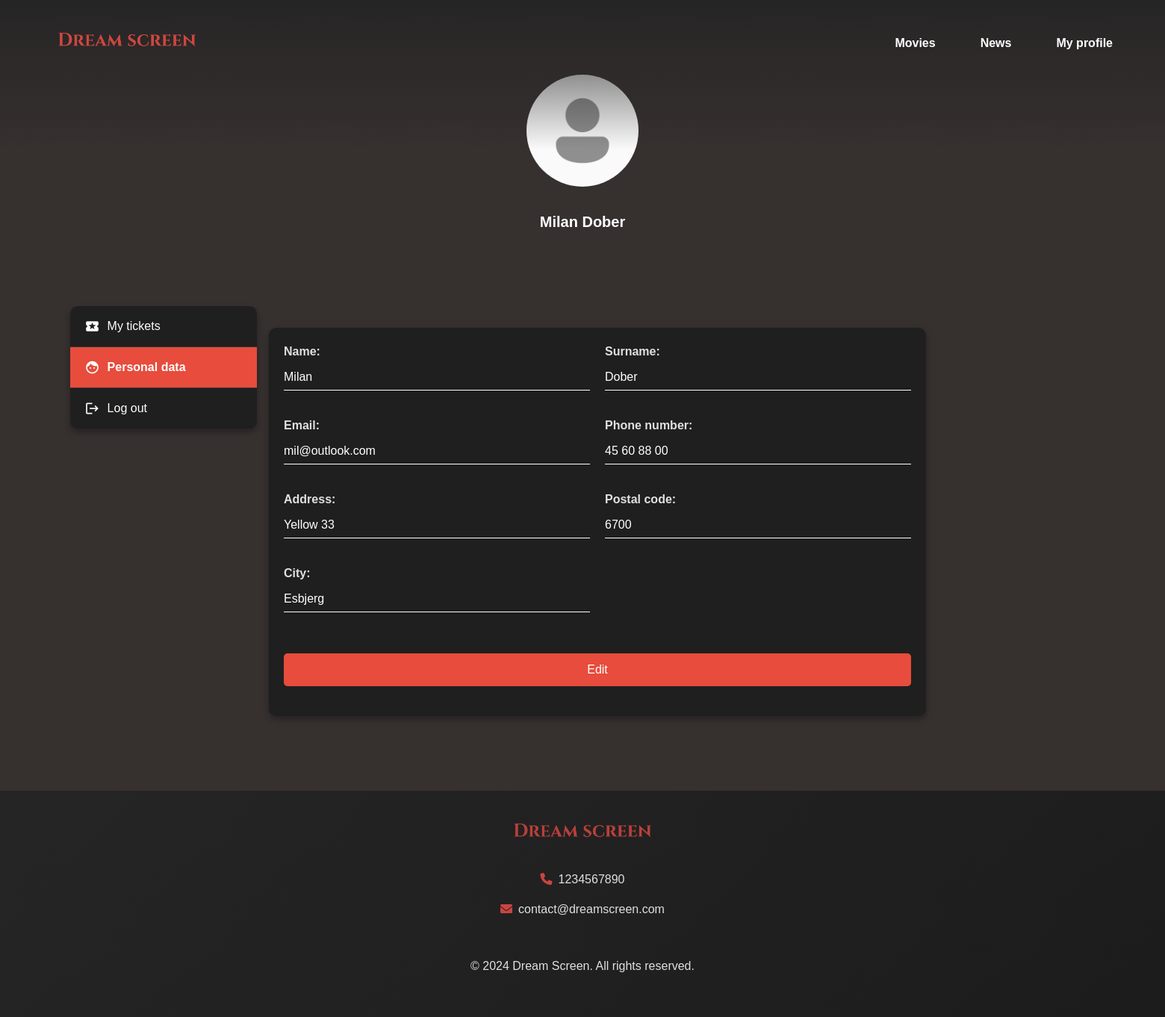
Page /user_profile/views/user_data.php (signed in) on the committed database.
### tables this page shows
CREATE TABLE User (
    userID INT AUTO_INCREMENT PRIMARY KEY,
    firstName VARCHAR(80) NOT NULL,
    lastName VARCHAR(80) NOT NULL,
    email VARCHAR(100) NOT NULL,
    userPicture VARCHAR(255),
    phoneNumber VARCHAR(11),
    password VARCHAR(100) NOT NULL,
    street VARCHAR(100),
    postalCode VARCHAR(4),
    FOREIGN KEY (postalCode) REFERENCES PostalCode(postalCode)
);

CREATE TABLE PostalCode (
    postalCode VARCHAR(4) NOT NULL PRIMARY KEY,
    city CHAR(80) NOT NULL
);

CREATE TABLE Cinema (
    cinemaID INT AUTO_INCREMENT PRIMARY KEY,
    name VARCHAR(100) NOT NULL,
    phoneNumber VARCHAR(15),
    email VARCHAR(100),
    street VARCHAR(100),
    postalCode VARCHAR(4),
    description TEXT,
    FOREIGN KEY (postalCode) REFERENCES PostalCode(postalCode)
);

### user_profile/templates/user_sidebar_logic.php (called while the page is built, shortened)
<?php
require_once '../classes/user.php';
$userID = $_SESSION['user_id'];
$user = new User();
$currentPage = basename($_SERVER['PHP_SELF']);
$userData = $user->getUserProfile($userID);
$userData = array_map(
    fn($value) => htmlspecialchars($value, ENT_QUOTES, 'UTF-8'),
    $userData
);
?>

### user_profile/classes/user.php (called while the page is built, shortened)
<?php
require_once '../../includes/connection.php';
class User {
    private $db;
    public function __construct() {
        global $db;
        $this->db = $db;
    }
    public function getUserProfile($userID) {
        $stmt = $this->db->prepare('
            SELECT u.*, p.city
            FROM User u
            LEFT JOIN PostalCode p ON u.postalCode = p.postalCode
            WHERE userID = :userID
        ');
        $stmt->execute(['userID' => $userID]);
        return $stmt->fetch(PDO::FETCH_ASSOC);
    }
}

### loginPDO/actions/session.php (called while the page is built, shortened)
<?php
function logged_in(){
    return isset($_SESSION['user_id']);
}
?>

### user_profile/views/user_data.php (the view, shortened to what this page needs)
<?php
require_once '../classes/user.php';
require_once '../templates/user_sidebar.php';
require_once '../../navbar_footer/cinema_navbar.php';
$userID = $_SESSION['user_id'];
$user = new User();
$userData = $user->getUserProfile($userID);
$userData = array_map(fn($value) => htmlspecialchars($value ?? '', ENT_QUOTES, 'UTF-8'), $userData);
?>
<!DOCTYPE html>
<html lang="en">
<head>
    <link rel="stylesheet" href="../../css/style.css">
</head>
<body>
<div class="user-account-main">
    <div class="user-account-data">
        <div class="user-account-form-container">
            <div class="form-group">
                <label>Name:</label>
                <p><?= $userData['firstName'] ?? 'Not provided'; ?></p>
            </div>
            <div class="form-group">
                <label>Surname:</label>
                <p><?= $userData['lastName'] ?? 'Not provided'; ?></p>
            </div>
            <div class="form-group">
                <label>Email:</label>
                <p><?= $userData['email'] ?? 'Not provided'; ?></p>
            </div>
            <div class="form-group">
                <label>Phone number:</label>
                <p><?= $userData['phoneNumber'] ?? 'Not provided'; ?></p>
            </div>
            <div class="form-group">
                <label>Address:</label>
                <p><?= $userData['street'] ?? 'Not provided'; ?></p>
            </div>
            <div class="form-group">
                <label>Postal code:</label>
                <p><?= $userData['postalCode'] ?? 'Not provided'; ?></p>
            </div>
            <div class="form-group">
                <label>City:</label>
                <p><?= $userData['city'] ?? 'Not provided'; ?></p>
            </div>
        </div>
        <div class="form-actions">
            <a href="edit_user.php" class="user-account-edit-btn">Edit</a>
        </div>
    </div>
</div>
<?php
require_once '../../navbar_footer/cinema_footer.php';
?>
</body>
</html>

### user_profile/templates/user_sidebar.php (shortened to what this page needs)
<?php require_once 'user_sidebar_logic.php'; ?>
<ul class="user-account-sidebar">
    <li class="user-nav-item">
        <a href="../views/tickets.php" class="user-account-sidebar-link <?= $currentPage === 'tickets.php' ? 'active' : ''; ?>">
            <span class="material-icons">local_activity</span> My tickets
        </a>
    </li>
    <li class="user-nav-item">
        <a href="../views/user_data.php" class="user-account-sidebar-link <?= $currentPage === 'user_data.php' ? 'active' : ''; ?>">
            <span class="material-icons">face</span> Personal data
        </a>
    </li>
    <li class="user-nav-item">
        <a href="../../loginPDO/actions/logout.php" class="user-account-sidebar-link">
            <span class="material-icons">logout</span> Log out
        </a>
    </li>
</ul>
<section class="user-account-profile">
    <?php
    $profilePicture = !empty($userData['userPicture']) ? $userData['userPicture'] : '../../includes/media/other/user_default.png';
    ?>
    <img src="<?= $profilePicture ?>" alt="" class="user-account-avatar">
    <h2 class="user-account-name"><?= $userData['firstName'] . ' ' . $userData['lastName']; ?></h2>
</section>

### navbar_footer/cinema_navbar.php (shortened to what this page needs)
<?php
require_once(__DIR__ . "/../loginPDO/actions/session.php");
?>
<!DOCTYPE html>
<html lang="en">
<head>
</head>
<body>
</body>
</html>
    <nav class="navbar">
        <div class="logo">
            <a href="../../core/views/home.php"><img src="../../includes/media/logo/dream-screen-red.png" alt="Dream Screen Logo"></a>
        </div>
        <ul class="nav-links">
            <li><a href="../../movies/views/all_movies.php">Movies</a></li>
            <li><a href="../../news/views/all_news.php">News</a></li>
            <li>
            <?php if (logged_in()): ?>
                <a href="../../user_profile/views/tickets.php">My profile</a>
            <?php else: ?>
                <a href="../../loginPDO/views/login.php">Login</a>
            <?php endif; ?>
        </li>
        </ul>
    </nav>

### navbar_footer/cinema_footer.php (shortened to what this page needs)
<?php
try {
  $query = $db->prepare("SELECT phoneNumber, email FROM Cinema LIMIT 1");
  $query->execute();
    $cinema = $query->fetch(PDO::FETCH_ASSOC);
} catch (PDOException $e) {
    echo "Error fetching phone number and email: " . $e->getMessage();
}
?>
<!DOCTYPE html>
<html lang="en">
<head>
  <link href="https://cdnjs.cloudflare.com/ajax/libs/font-awesome/6.0.0/css/all.min.css" rel="stylesheet">
</head>
<footer class="footer">
  <div class="logo">
    <a href="../../core/views/home.php"><img src="../../includes/media/logo/dream-screen-red.png" alt="Dream Screen Logo"></a>
  </div>
  <div class="contact-info">
    <p><i class="fas fa-phone"></i><?php echo htmlspecialchars($cinema['phoneNumber']); ?></p>
    <p><i class="fas fa-envelope"></i><?php echo htmlspecialchars($cinema['email']);?></p>
  </div>
  <p>&copy; 2024 Dream Screen. All rights reserved.</p>
</footer>
</body>
</html>

### css/style.css (style rules this page uses)
body { font-family: Arial, Helvetica, sans-serif; background: #36302F; color: #E0E0E0; margin: 0; padding: 0; box-sizing: border-box; line-height: 1.5; }
h1, h2, h3, h4, h5 { color: #ffffff; font-weight: 600; margin: 1em 0 0.5em; line-height: 1.2; }
h2 { font-size: 1.7em; padding-bottom: 20px; text-align: center; }
p { color: #E0E0E0; }
.navbar { background: linear-gradient(to bottom, #262525 0%, rgba(38, 37, 37, 0) 100%); padding: 30px 60px; display: flex; justify-content: space-between; position: absolute; width: 100%; max-width: 100vw; top: 0; z-index: 1000; height: 200px; box-sizing: border-box; overflow: hidden; }
.navbar .logo img { width: 200px; padding: 10px; }
.nav-links { display: flex; gap: 40px; list-style: none; }
.nav-links a { color: #fff; text-decoration: none; position: relative; font-weight: bold; padding: 10px 10px; }
.nav-links a::after { content: ''; position: absolute; width: 100%; height: 2px; background-color: #CB4540; bottom: -5px; left: 0; transform: scaleX(0); transition: transform 0.3s ease; }
.footer { background: linear-gradient(135deg, #262525, #1c1c1c); color: #ffffff; padding: 40px 20px; text-align: center; display: flex; flex-direction: column; align-items: center; gap: 20px; }
.footer .logo img { width: 200px; filter: brightness(0.9); transition: filter 0.3s; }
.contact-info i { color: #CB4540; margin-right: 8px; }
.user-account-profile { display: flex; flex-direction: column; align-items: center; margin-bottom: 20px; margin-top: 100px; }
.user-account-avatar { width: 150px; height: 150px; border-radius: 50%; margin-bottom: 15px; }
.user-account-name { font-size: 20px; text-align: center; color: #ffffff; font-weight: bold; margin-bottom: 10px; }
.user-account-sidebar { list-style: none; padding: 0; margin-left: 6%; margin-top: 310px; width: 250px; background: #1f1f1f; border-radius: 10px; position: fixed; box-shadow: 0px 4px 8px rgba(0, 0, 0, 0.3); }
.user-nav-item { border-bottom: 1px solid #333; }
.user-nav-item:last-child { border-bottom: none; }
.user-account-sidebar-link { display: flex; align-items: center; padding: 15px 20px; text-decoration: none; color: #fff; font-size: 16px; transition: background-color 0.3s, color 0.3s; }
.user-account-sidebar-link span.material-icons { margin-right: 10px; font-size: 20px; }
.user-account-sidebar-link.active { background-color: #e74c3c; color: #fff; font-weight: bold; }
.user-account-main { display: flex; justify-content: space-between; padding: 80px 0px 100px 360px; width: 1200px; overflow:hidden; }
.user-account-data { width: 70%; background-color: #2b2b2b; padding: 20px; border-radius: 10px; box-shadow: 0 4px 8px rgba(0, 0, 0, 0.3); background: #1f1f1f; }
.user-account-form-container { display: grid; grid-template-columns: 1fr 1fr; gap: 20px; }
.form-group label { font-weight: bold; margin-bottom: 5px; display: block; fill:none; }
.form-group p { border: none; border-bottom: 1px solid #fff; color: #ffffff; padding: 5px 0; background-color: transparent; margin: 0; }
.user-account-edit-btn { padding: 10px 40px; background-color: #e74c3c; border: none; color: #ffffff; border-radius: 5px; cursor: pointer; font-size: 16px; text-align: center; text-decoration: none; display: block; margin: 40px 0 20px 0; text-align: center; }
.form-group { margin-bottom: 15px; text-align: left; background-color: none; }
label { display: block; font-weight: bold; margin-bottom: 5px; }

### rows in the picture
user: firstName "Milan", lastName "Dober", email "mil@outlook.com", phoneNumber "45 60 88 00", street "Yellow 33", postalCode "6700", postalCode.city "Esbjerg"
cinema: phoneNumber "1234567890", email "contact@dreamscreen.com"
